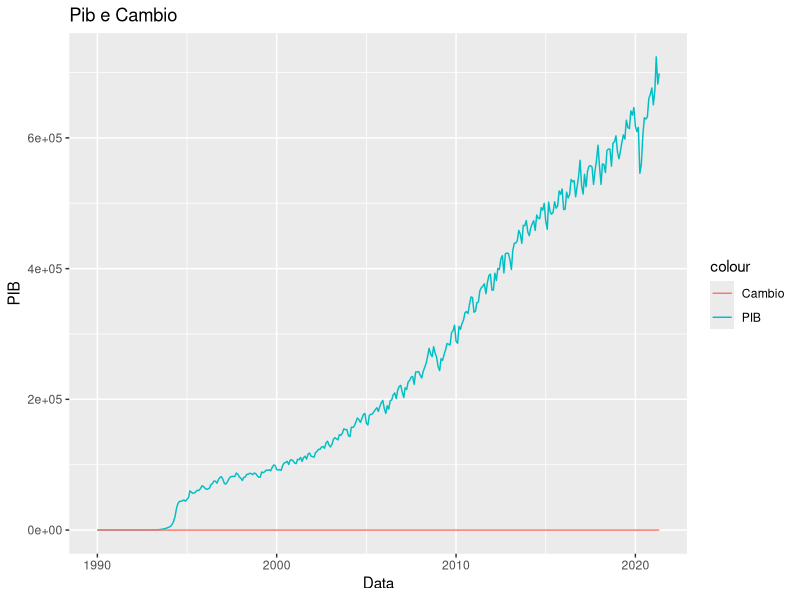
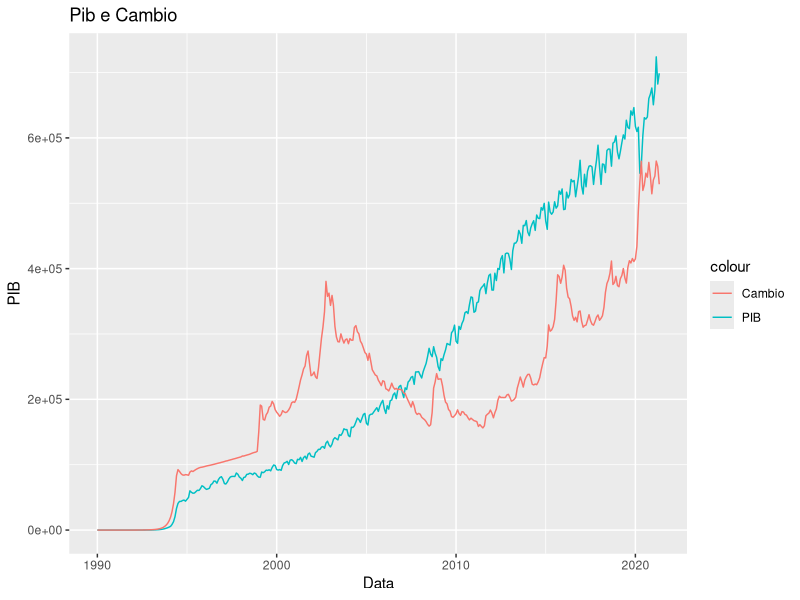
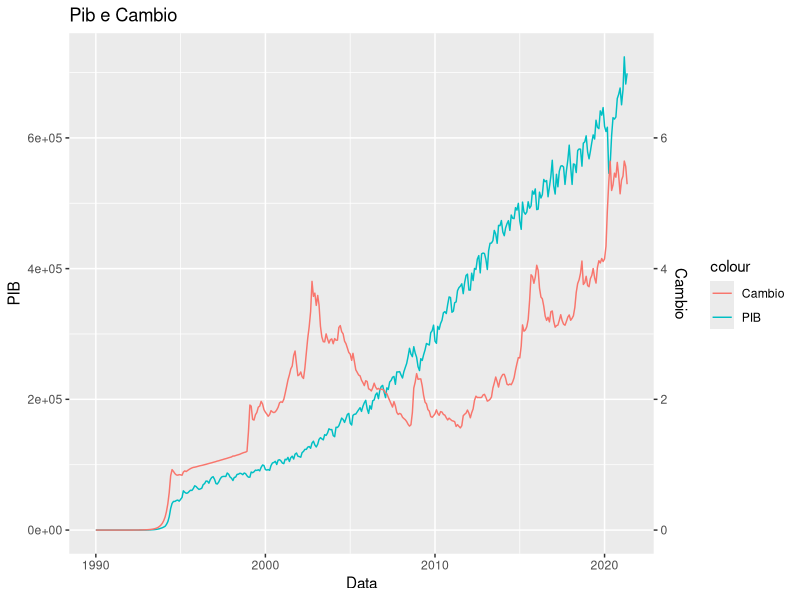

Here is the R script that generated these plots, in order:

# Setup -------------------------------------------------------------------

rm(list=ls())

library(ggplot2)
library(readxl)


# Loadatabse --------------------------------------------------------------

cambio_PIB <- read_excel("databases/cambio_PIB.xlsx")

cambio_PIB$Data <- as.Date(cambio_PIB$Data)

# Grafico dois eixos ------------------------------------------------------

ggplot(data = cambio_PIB) +
  geom_line(aes(x=Data, y=PIB, colour= "PIB")) +
  geom_line(aes(x=Data, y=Cambio, colour="Cambio")) +
  labs(title = "Pib e Cambio")  

ggplot(cambio_PIB) +
  geom_line(aes(x=Data, y=PIB, colour= "PIB")) +
  geom_line(aes(x=Data, y=Cambio*100000, colour="Cambio")) +
  labs(title = "Pib e Cambio")

ggplot(cambio_PIB) +
  geom_line(aes(x=Data, y=PIB, colour= "PIB")) +
  geom_line(aes(x=Data, y=Cambio*100000, colour="Cambio")) +
  scale_y_continuous(sec.axis = sec_axis(~ . / 100000, name = "Cambio") ) +
  labs(title = "Pib e Cambio")



